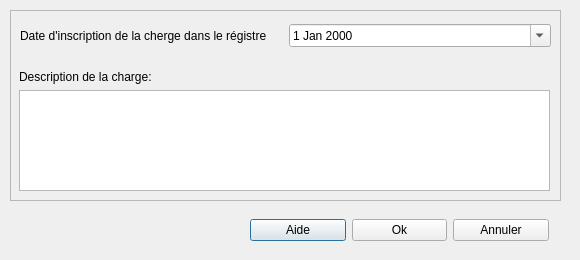
<?xml version="1.0" encoding="UTF-8"?>
<ui version="4.0">
 <class>Dialog</class>
 <widget class="QDialog" name="Dialog">
  <property name="geometry">
   <rect>
    <x>0</x>
    <y>0</y>
    <width>580</width>
    <height>260</height>
   </rect>
  </property>
  <property name="windowTitle">
   <string>Autres charges</string>
  </property>
  <widget class="QFrame" name="frame">
   <property name="geometry">
    <rect>
     <x>10</x>
     <y>10</y>
     <width>551</width>
     <height>191</height>
    </rect>
   </property>
   <property name="frameShape">
    <enum>QFrame::StyledPanel</enum>
   </property>
   <property name="frameShadow">
    <enum>QFrame::Raised</enum>
   </property>
   <widget class="QWidget" name="horizontalLayoutWidget">
    <property name="geometry">
     <rect>
      <x>10</x>
      <y>10</y>
      <width>531</width>
      <height>31</height>
     </rect>
    </property>
    <layout class="QHBoxLayout" name="horizontalLayout">
     <item>
      <widget class="QLabel" name="label">
       <property name="text">
        <string>Date d'inscription de la cherge dans le régistre</string>
       </property>
      </widget>
     </item>
     <item>
      <widget class="QDateEdit" name="dateEditRegistre">
       <property name="calendarPopup">
        <bool>true</bool>
       </property>
      </widget>
     </item>
    </layout>
   </widget>
   <widget class="QWidget" name="verticalLayoutWidget">
    <property name="geometry">
     <rect>
      <x>9</x>
      <y>60</y>
      <width>531</width>
      <height>121</height>
     </rect>
    </property>
    <layout class="QVBoxLayout" name="verticalLayout">
     <item>
      <widget class="QLabel" name="label_2">
       <property name="text">
        <string>Description de la charge:</string>
       </property>
      </widget>
     </item>
     <item>
      <widget class="QTextEdit" name="textEditDesc"/>
     </item>
    </layout>
   </widget>
  </widget>
  <widget class="QWidget" name="horizontalLayoutWidget_2">
   <property name="geometry">
    <rect>
     <x>250</x>
     <y>210</y>
     <width>299</width>
     <height>41</height>
    </rect>
   </property>
   <layout class="QHBoxLayout" name="horizontalLayout_2">
    <item>
     <widget class="QPushButton" name="btnAide">
      <property name="text">
       <string>Aide</string>
      </property>
     </widget>
    </item>
    <item>
     <widget class="QPushButton" name="btnOk">
      <property name="text">
       <string>Ok</string>
      </property>
     </widget>
    </item>
    <item>
     <widget class="QPushButton" name="btnAnnuler">
      <property name="text">
       <string>Annuler</string>
      </property>
     </widget>
    </item>
   </layout>
  </widget>
 </widget>
 <resources/>
 <connections/>
</ui>
